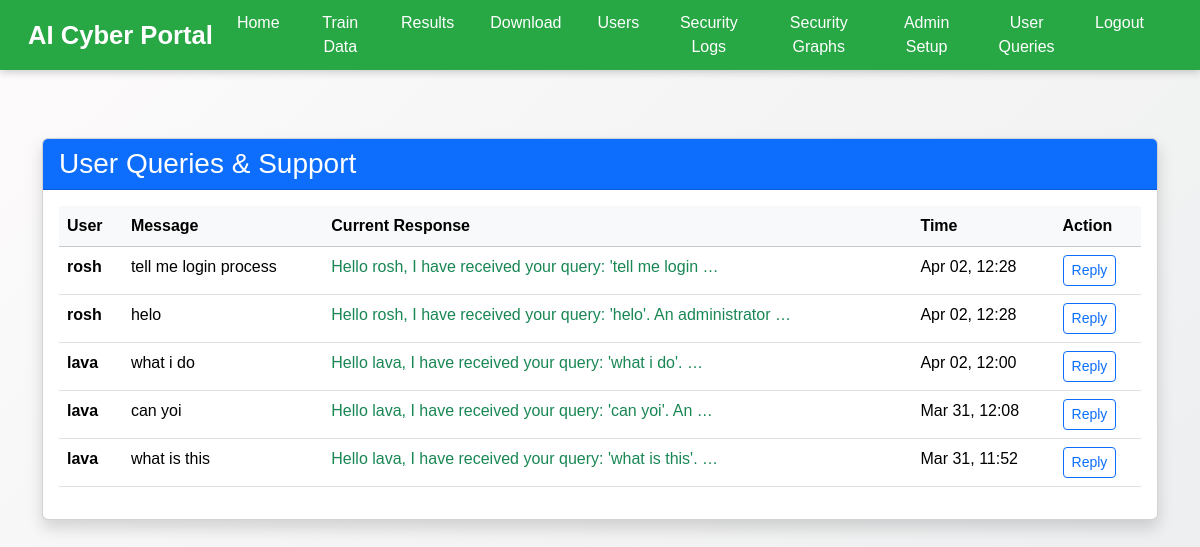
The app's page /view_user_queries/ (signed in) with its own data.
### Remote_User/models.py (models this page shows, shortened)
class ChatMessage(models.Model):
    user = models.ForeignKey(ClientRegister_Model, on_delete=models.CASCADE)
    message = models.TextField()
    response = models.TextField(null=True, blank=True)
    timestamp = models.DateTimeField(auto_now_add=True)

class ClientRegister_Model(models.Model):
    username = models.CharField(max_length=30, unique=True)
    email = models.EmailField(max_length=30, unique=True)
    password = models.CharField(max_length=10)
    phoneno = models.CharField(max_length=10, unique=True)
    country = models.CharField(max_length=20)
    state = models.CharField(max_length=30)
    city = models.CharField(max_length=30)
    gender = models.CharField(max_length=10)
    address = models.CharField(max_length=20)
    failed_login_attempts = models.IntegerField(default=0)
    is_blocked = models.BooleanField(default=False)

### Service_Provider/views.py (the view)
# urls.py: path('view_user_queries/', serviceprovider.view_user_queries, name="view_user_queries"),
def view_user_queries(request):
    if 'admin_id' not in request.session:
        return HttpResponse("Unauthorized", status=403)
    queries = ChatMessage.objects.all().order_by('-timestamp')
    return render(request, 'SProvider/user_queries.html', {'queries': queries})

### Template/htmls/SProvider/user_queries.html (shortened to what this page needs)
{% extends 'SProvider/Header.html' %}
{% block researchblock %}
<div class="container mt-5">
    <div class="card shadow">
        <div class="card-header bg-primary text-white">
            <h3 class="mb-0">User Queries & Support</h3>
        </div>
        <div class="card-body">
            <div class="table-responsive">
                <table class="table table-hover">
                    <thead class="table-light">
                        <tr>
                            <th>User</th>
                            <th>Message</th>
                            <th>Current Response</th>
                            <th>Time</th>
                            <th>Action</th>
                        </tr>
                    </thead>
                    <tbody>
                        {% for q in queries %}
                        <tr>
                            <td><strong>{{ q.user.username }}</strong></td>
                            <td>{{ q.message }}</td>
                            <td>
                                {% if q.response %}
                                    <span class="text-success">{{ q.response|truncatewords:10 }}</span>
                                {% else %}
                                    <span class="text-danger">No Response Yet</span>
                                {% endif %}
                            </td>
                            <td>{{ q.timestamp|date:"M d, H:i" }}</td>
                            <td>
                                <a href="{% url 'admin_reply' q.id %}" class="btn btn-sm btn-outline-primary">Reply</a>
                            </td>
                        </tr>
                        {% empty %}
                        <tr>
                            <td colspan="5" class="text-center text-muted">No messages found.</td>
                        </tr>
                        {% endfor %}
                    </tbody>
                </table>
            </div>
        </div>
    </div>
</div>
{% endblock %}

### Template/htmls/SProvider/Header.html (style rules this page uses)
body { font-family: "Poppins", sans-serif; background: linear-gradient(135deg, #fdfbfb, #ebedee); color: #333; min-height: 100vh; margin: 0; }

### records on screen
ChatMessage: user.username "rosh", message "tell me login process", response "Hello rosh, I have received your query: 'tell me login …", timestamp "Apr 02, 12:28"
ChatMessage: user.username "rosh", message "helo", response "Hello rosh, I have received your query: 'helo'. An administrator …", timestamp "Apr 02, 12:28"
ChatMessage: user.username "lava", message "what i do", response "Hello lava, I have received your query: 'what i do'. …", timestamp "Apr 02, 12:00"
ChatMessage: user.username "lava", message "can yoi", response "Hello lava, I have received your query: 'can yoi'. An …", timestamp "Mar 31, 12:08"
ChatMessage: user.username "lava", message "what is this", response "Hello lava, I have received your query: 'what is this'. …", timestamp "Mar 31, 11:52"
